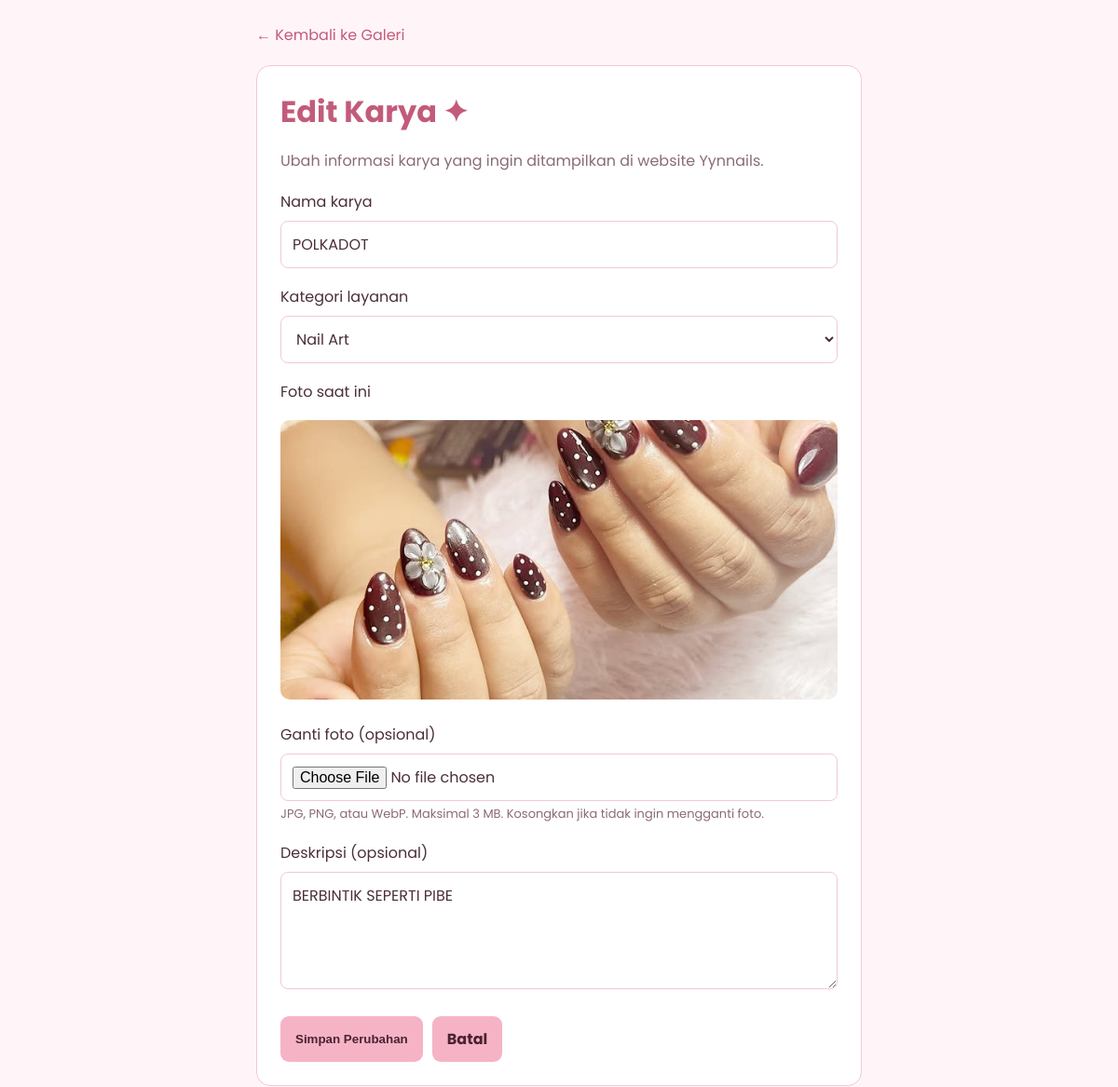
Page /admin/edit_galeri.php?id=9 (signed in) on the committed database.
### tables this page shows
CREATE TABLE IF NOT EXISTS `galeri` (
  `id_galeri` int unsigned NOT NULL AUTO_INCREMENT,
  `judul` varchar(150) NOT NULL,
  `kategori` varchar(100) NOT NULL,
  `foto` varchar(255) NOT NULL,
  `deskripsi` text,
  `created_at` timestamp NOT NULL DEFAULT CURRENT_TIMESTAMP,
  `karya_terbaik` tinyint(1) NOT NULL DEFAULT '0',
  PRIMARY KEY (`id_galeri`)
);

### admin/includes/lib.php (called while the page is built, shortened)
<?php
$A = require __DIR__ . '/../data/content.php';
require_once __DIR__ . '/header.php';
require_once __DIR__ . '/footer.php';
function h($value): string {
    return htmlspecialchars((string) $value, ENT_QUOTES, 'UTF-8');
}
function render_admin(string $key): void {
    require __DIR__ . '/../pages/' . $key . '.php';
}

### admin/edit_galeri.php (called while the page is built)
<?php
require __DIR__ . '/includes/lib.php';
render_admin('edit_galeri');

### admin/data/content.php (called while the page is built)
<?php
$css = ['assets/css/admin.css'];
return [
'site' => 'Yynnails',
'nav' => [
    ['Dashboard',     'dashboard.php', 'dashboard'],
    ['Galeri Karya',  'galeri.php',    'galeri'],
    ['Lihat Website', '../index.php',  ''],
],
'kategori' => [
    'Nail Art',
    'Press-on Nails',
    'Nail Tip',
    'Manicure',
    'Lash Lift',
],
'pesan_galeri' => [
    'tambah' => 'Karya berhasil ditambahkan!',
    'edit'   => 'Karya berhasil diperbarui!',
    'hapus'  => 'Karya berhasil dihapus!',
],
'pages' => [
    'login' => [
        'title' => 'Login Admin', 'body' => 'pg-login',
        'css' => $css, 'font' => true, 'js' => true, 'auth' => false,
    ],
    'dashboard' => [
        'title' => 'Dashboard Admin', 'body' => 'pg-dashboard',
        'css' => $css, 'font' => true, 'js' => false, 'auth' => true,
    ],
    'galeri' => [
        'title' => 'Galeri Admin', 'body' => 'pg-galeri',
        'css' => $css, 'font' => true, 'js' => false, 'auth' => true,
    ],
    'tambah_galeri' => [
        'title' => 'Tambah Karya', 'body' => 'pg-form',
        'css' => $css, 'font' => true, 'js' => false, 'auth' => true,
    ],
    'edit_galeri' => [
        'title' => 'Edit Karya', 'body' => 'pg-form',
        'css' => $css, 'font' => true, 'js' => false, 'auth' => true,
    ],
    'ubah_password' => [
        'title' => 'Amankan Password Admin', 'body' => '',
        'css' => ['assets/css/admin-password.css'], 'font' => false, 'js' => true, 'auth' => false,
    ],
],
'actions' => [
    'simpan_galeri' => ['auth' => true],
    'update_galeri' => ['auth' => true],
    'hapus_galeri'  => ['auth' => true],
    'proses_status' => ['auth' => true],
    'logout'        => ['auth' => false],
],
];

### admin/pages/edit_galeri.php (the view, shortened to what this page needs)
<?php
$kategoriList = $A['kategori'];
$id = filter_input(INPUT_GET, 'id', FILTER_VALIDATE_INT);
$stmt = $pdo->prepare(
    'SELECT id_galeri, judul, kategori, foto, deskripsi
     FROM galeri
     WHERE id_galeri = :id'
);
$stmt->execute(['id' => $id]);
$karya = $stmt->fetch(PDO::FETCH_ASSOC);
?>
<div class="container">
<a class="back" href="galeri.php">← Kembali ke Galeri</a>
<div class="box">
<h1>Edit Karya ✦</h1>
<p>Ubah informasi karya yang ingin ditampilkan di website Yynnails.</p>
<form action="update_galeri.php" method="post" enctype="multipart/form-data">
    <label for="judul">Nama karya</label>
    <input type="text" id="judul" name="judul"
           maxlength="150" required value="<?= h($karya['judul']) ?>">
    <label for="kategori">Kategori layanan</label>
    <select id="kategori" name="kategori" required>
        <?php foreach ($kategoriList as $item): ?>
            <option value="<?= h($item) ?>"
                <?= $karya['kategori'] === $item ? 'selected' : '' ?>>
                <?= h($item) ?>
            </option>
        <?php endforeach; ?>
    </select>
    <label>Foto saat ini</label>
    <img class="preview"
         src="../<?= h(ltrim($karya['foto'], '/')) ?>"
         alt="<?= h($karya['judul']) ?>">
    <label for="foto">Ganti foto (opsional)</label>
    <input type="file" id="foto" name="foto"
           accept="image/jpeg,image/png,image/webp">
    <small>JPG, PNG, atau WebP. Maksimal 3 MB. Kosongkan jika tidak ingin mengganti foto.</small>
    <label for="deskripsi">Deskripsi (opsional)</label>
    <textarea id="deskripsi" name="deskripsi" rows="4" maxlength="2000"><?= h($karya['deskripsi'] ?? '') ?></textarea>
    <div class="actions">
        <button type="submit" class="button">Simpan Perubahan</button>
        <a href="galeri.php" class="button">Batal</a>
    </div>
</form>
</div>
</div>

### assets/css/admin.css (style rules this page uses)
* { box-sizing:border-box }
:root { --bg:#fff5f8; --card:#ffffff; --ink:#4a2f3a; --mut:#8a6b77; --head:#c25b7a; --line:#f1c9d5; --soft:#ffe6ee; --chip:#ffe3ee;--chip-ink:#a64d78; --btn:#f6b3c6;--btn-h:#f19db6;--btn-ink:#4a2233; --danger:#c9455f; --ok-bg:#e8f5e9;--ok-ink:#216e39;--ok-line:#b7dfbd; --err-bg:#ffe3e8;--err-ink:#a52a47; --sans:Poppins,Arial,sans-serif; }
body { margin:0;font-family:var(--sans);color:var(--ink);background:var(--bg) }
h1 { margin:0 0 8px;color:var(--head) }
p { color:var(--mut) }
a { color:var(--head);text-decoration:none }
.button { display:inline-block;padding:12px 16px;border:0;border-radius:9px;background:var(--btn);color:var(--btn-ink);font-weight:bold;text-decoration:none;cursor:pointer }
.back { display:inline-block;margin-bottom:20px;color:var(--head) }
.pg-form { padding:25px }
.pg-form .container { max-width:650px;margin:auto }
.pg-form .box,.pg-form form,.pg-form .notice { margin-top:22px;padding:25px;border:1px solid var(--line);border-radius:15px;background:var(--card) }
.pg-form .box { margin-top:0 }
.pg-form .box form { margin:0;padding:0;border:0;background:none }
.pg-form p { line-height:1.6 }
.pg-form label { display:block;margin:18px 0 8px }
.pg-form input:not([type=checkbox]):not([type=hidden]),.pg-form select,.pg-form textarea { width:100%;padding:12px;border:1px solid var(--line);border-radius:8px;background:#fff;color:var(--ink);font:inherit }
.pg-form textarea { min-height:100px;resize:vertical }
.pg-form small,.pg-form .hint { color:var(--mut);font-size:13px;line-height:1.5 }
.pg-form .preview { width:100%;max-height:300px;object-fit:cover;border-radius:10px;margin-top:10px }
.pg-form .actions { display:flex;gap:10px;flex-wrap:wrap;margin-top:22px }

### rows in the picture
galeri: judul "POLKADOT", foto (picture), deskripsi "BERBINTIK SEPERTI PIBE"

### other values in the picture
form field kategori "Nail Art"
